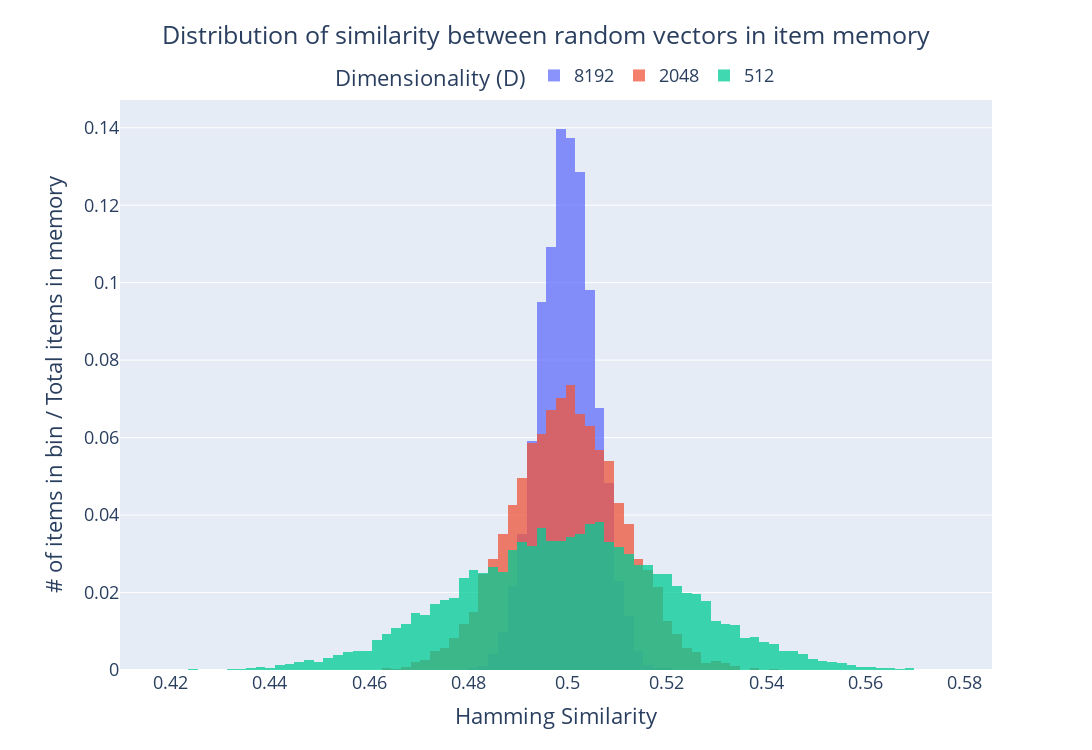

The notebook cell this image was saved under:
### Code cell
# bin_scale_factor = 512
# num_bins = 50

# data = sim_tensors[:, :].cpu().numpy()
# dimensions = DIMENSIONS[:]

# fig, ax = plt.subplots()

# bins = np.linspace(0.4, 0.6, num_bins)

# for idx, dim in reversed(list(enumerate(dimensions))):
#   data_dim = data[idx, :]
#   results, edges = np.histogram(data_dim, bins=bins)
#   bin_width = edges[1] - edges[0]
#   weights = results / float(results.sum())
#   ax.hist(edges[:-1], edges, weights=weights, alpha=0.75, label=f'{dim}')

# ax.set_xlabel('Hamming Similarity')
# ax.set_ylabel('# of items in bin / Total items in memory')
# ax.set_title('Distribution of similarity between random vectors in item memory')
# ax.legend(title='Dimensionality (D)', loc='upper right')
# fig.set_size_inches(12, 7)
# plt.show()

bin_scale_factor = 512

data = sim_tensors[:, :].cpu().numpy()
dimensions = DIMENSIONS[:]

fig = go.Figure()

for idx, dim in reversed(list(enumerate(dimensions))):
  fig.add_trace(go.Histogram(x=data[idx, :], name=f'{dim}', xbins=dict(size=1/bin_scale_factor, start=0.4, end=0.6), autobinx=False, opacity=.75, histnorm='probability', marker=dict(color=idx)))

# for idx, dim in reversed(list(enumerate(dimensions))):
# for idx, dim in enumerate(dimensions):
#   fig.add_trace(go.Line(x=sorted(data[idx, :]), y=stats.norm.pdf(sorted(data[idx, :]), np.mean(data[idx, :]), np.std(data[idx, :])), name=f'{dim}'))
#   fig.add_trace(go.Scatter(x=data[idx, :], y=stats.norm.pdf(data[idx, :], np.mean(data[idx, :]), np.std(data[idx, :])), name=f'{dim}', mode='markers', marker=dict(color=idx)), pro

fig.update_layout(
  xaxis_title='Hamming Similarity',
  yaxis_title='# of items in bin / Total items in memory',
  title=dict(
    text=f'Distribution of similarity between random vectors in item memory',
    x=0.5,
    y=.965,
  ),
  legend=dict(
    orientation="h",
    yanchor="top",
    y=1.075,
    xanchor="center",
    x=0.5,
    title='Dimensionality (D)'
  ),
  font=dict(
    size=18,
  ),
  # bargap=0.1,
  barmode='overlay',
  width=1250,
  height=750,
  margin=dict(l=120, r=100, t=100, b=80),
)
fig.show()

### Figure 1 — Plotly figure (JSON) as saved in the notebook; plotly's stock layout.template omitted (floating-point values rounded to 4 significant figures; data arrays with more than 128 entries replaced by an {"elided": "..."} marker saying what was removed)
{"data": [{"autobinx": false, "histnorm": "probability", "marker": {"color": 2}, "name": "8192", "opacity": 0.75, "type": "histogram", "x": {"elided": "10000 float values"}, "xbins": {"end": 0.6, "size": 0.001953, "start": 0.4}}, {"autobinx": false, "histnorm": "probability", "marker": {"color": 1}, "name": "2048", "opacity": 0.75, "type": "histogram", "x": {"elided": "10000 float values"}, "xbins": {"end": 0.6, "size": 0.001953, "start": 0.4}}, {"autobinx": false, "histnorm": "probability", "marker": {"color": 0}, "name": "512", "opacity": 0.75, "type": "histogram", "x": {"elided": "10000 float values"}, "xbins": {"end": 0.6, "size": 0.001953, "start": 0.4}}], "layout": {"barmode": "overlay", "font": {"size": 18}, "height": 750, "legend": {"orientation": "h", "title": {"text": "Dimensionality (D)"}, "x": 0.5, "xanchor": "center", "y": 1.075, "yanchor": "top"}, "margin": {"b": 80, "l": 120, "r": 100, "t": 100}, "title": {"text": "Distribution of similarity between random vectors in item memory", "x": 0.5, "y": 0.965}, "width": 1250, "xaxis": {"title": {"text": "Hamming Similarity"}}, "yaxis": {"title": {"text": "# of items in bin / Total items in memory"}}}}
